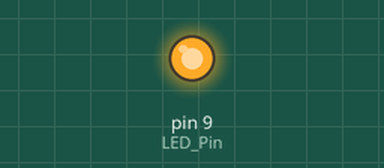
The sketch below on a simulated Arduino Uno, built with avr-gcc and run on an emulated ATmega328P. Shown: output pins drawn as LEDs (lit = HIGH).

Above: at 0.1 s.
At 10.6 s:
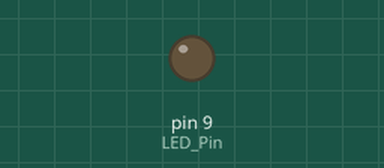
Timing chart, 0 to 12.1 s (numbered marks = the images above):
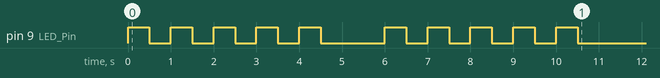

Measured:
- by itself, pin 9 (LED_Pin): goes 4 × (HIGH 0.50 s, LOW 0.50 s), HIGH 0.50 s, LOW 1.5 s, 4 × (HIGH 0.50 s, LOW 0.50 s), HIGH 0.50 s, then LOW

The sketch:

code_P3.ino
```cpp
#include "LowPower.h"

int LED_Pin = 9;

int counter = 0;
bool ranOnce = false;

void setup() {
    // put your setup code here, to run once:
    pinMode(LED_Pin, OUTPUT);
}

void cycle_LED_Delay() {
    digitalWrite(LED_Pin, HIGH);
    delay(500);
    digitalWrite(LED_Pin, LOW);
    delay(500);
}

void cycle_LED_PowerDown() {
    digitalWrite(LED_Pin, HIGH);
    LowPower.powerDown(SLEEP_500MS, ADC_OFF, BOD_OFF);
    digitalWrite(LED_Pin, LOW);
    LowPower.powerDown(SLEEP_500MS, ADC_OFF, BOD_OFF);
}

void loop() {
    // put your main code here, to run repeatedly:
    if (counter < 5) {
        cycle_LED_Delay();
        counter++;
    } else if (!ranOnce) {
        LowPower.powerDown(SLEEP_1S, ADC_OFF, BOD_OFF);
        for (int i = 0; i < 5; i++) {
            cycle_LED_PowerDown();
        }
        ranOnce = true;
    }


}
```
